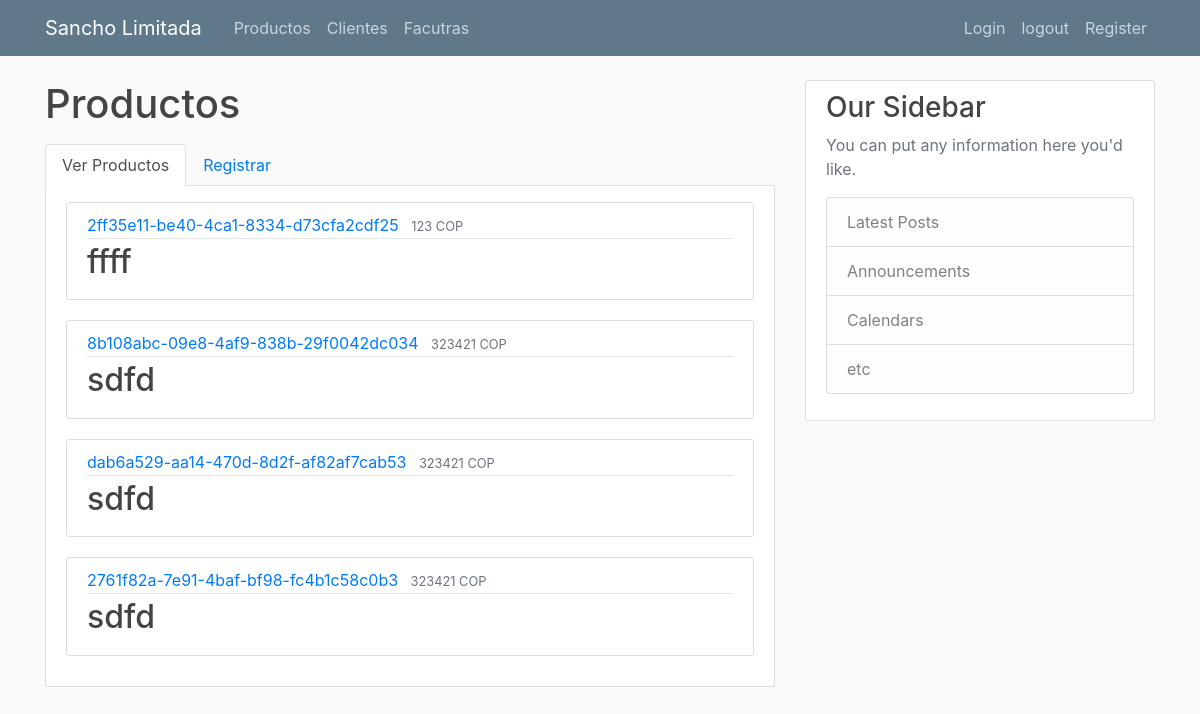
The page /productos (signed in) on the database as committed earlier.
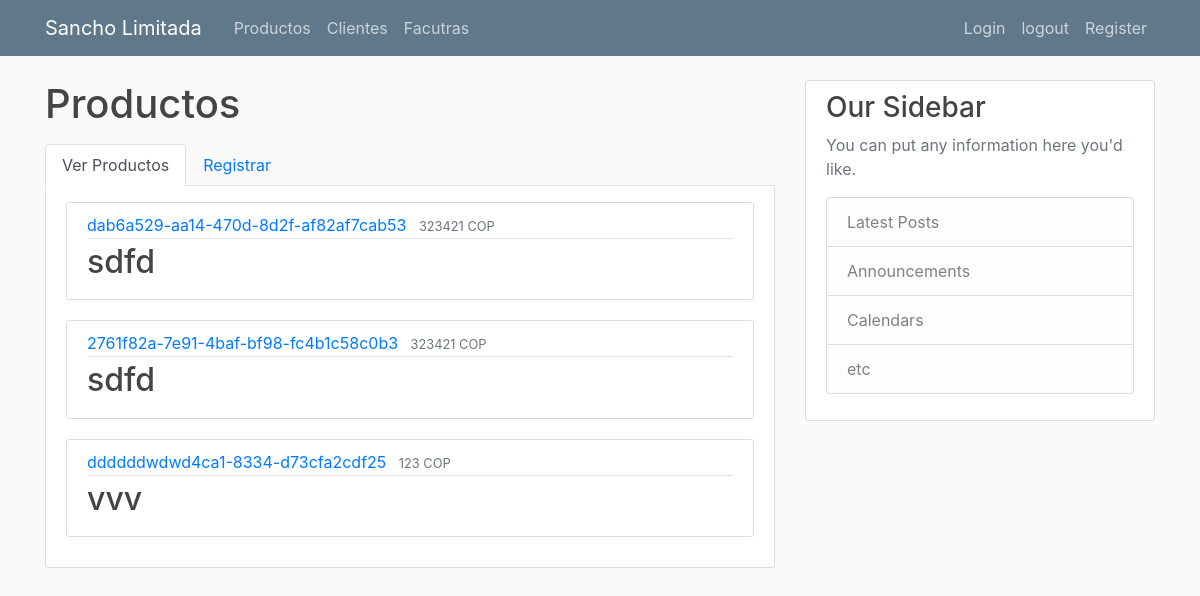
The same page on the database as committed later.
### SanchoApp/databaseModel.py (models this page shows, shortened)
class Producto(db.Model):
    __tablename__="productos"
    relacion_facturas = relationship("Factura",
                            secondary=relacion_productos_facturas,
                            back_populates="relacion_productos")
    id = db.Column(db.Integer, primary_key=True)
    nombre = db.Column(db.String(100), nullable=False)
    codigo = db.Column(db.String(100), nullable=False, unique=True)
    precio = db.Column(db.String(10), nullable=False)
    cantidad = db.Column(db.Integer, nullable=False, default=1)
    categoria = db.Column(db.String(100), nullable=True)
    bodega = db.Column(db.String(100), nullable=True)
    estado_activo = db.Column(db.Boolean(), nullable=False, default=True)

### SanchoApp/flaskRoutes.py (the view)
    @app.route("/")
    @app.route("/productos")
    @login_required
    def productos():
        product_record = Producto.query.order_by(
            Producto.categoria).limit(10).all()
        return render_template('productos.html', title='Productos', lista_de_productos=product_record)

### SanchoApp/flaskRoutes.py (called while the page is built)
@login_manager.user_loader
def load_user(user_id):
    return User.query.get(int(user_id))

### SanchoApp/templates/productos.html (shortened to what this page needs)
{% extends "layout.html" %}
{% block content %}
<h1 class="mb-3">Productos</h1>
<ul class="nav nav-tabs">
  <li class="nav-item">
    <a class="nav-link active" href="{{url_for('productos')}}">Ver Productos</a>
  </li>
  <li class="nav-item">
    <a class="nav-link" href="{{url_for('registrar_productos')}}">Registrar</a>
  </li>
</ul>
<div class="content-section border-top-0 pt-3">
  {% for producto in lista_de_productos %}
    {% if producto.estado_activo %}
      <article class="media content-section ">
        <div class="media-body">
          <div class="article-metadata">
            <a class="mr-2" href="productos/{{producto.id}}">{{ producto.codigo }}</a>
            <small class="text-muted">{{ producto.precio + " COP"}}</small>
          </div>
          <h2 class="article-title" href="#">{{ producto.nombre }}</h2>
        </div>
      </article>
    {% endif %}
  {% endfor %}
</div>
{% endblock content %}

### SanchoApp/templates/layout.html (shortened to what this page needs)
<!DOCTYPE html>
<html>
<head>
  <link rel="stylesheet" href="https://maxcdn.bootstrapcdn.com/bootstrap/4.0.0/css/bootstrap.min.css"
>
  <link rel="stylesheet" type="text/css" href="{{ url_for('static', filename='main.css') }}">
</head>
<body>
  <header class="site-header">
    <nav class="navbar navbar-expand-md navbar-dark bg-steel fixed-top">
      <div class="container">
        <a class="navbar-brand mr-4" href="/">Sancho Limitada</a>
        <div class="collapse navbar-collapse" id="navbarToggle">
          <div class="navbar-nav mr-auto">
            <a class="nav-item nav-link" href="{{ url_for('productos') }}">Productos</a>
            <a class="nav-item nav-link" href="{{ url_for('clientes') }}">Clientes</a>
            <a class="nav-item nav-link" href="{{ url_for('facturas') }}">Facutras</a>
          </div>
          <div class="navbar-nav">
            <a class="nav-item nav-link" href="{{ url_for('login') }}">Login</a>
            <a class="nav-item nav-link" href="{{ url_for('logout') }}">logout</a>
            <a class="nav-item nav-link" href="{{ url_for('register') }}">Register</a>
          </div>
        </div>
      </div>
    </nav>
  </header>
  <main role="main" class="container">
    <div class="row">
      <div class="col-md-8">
        {% block content %}
        {% endblock %}
      </div>
      <div class="col-md-4">
        <div class="content-section">
          <h3>Our Sidebar</h3>
          <p class='text-muted'>You can put any information here you'd like.
          <ul class="list-group">
            <li class="list-group-item list-group-item-light">Latest Posts</li>
            <li class="list-group-item list-group-item-light">Announcements</li>
            <li class="list-group-item list-group-item-light">Calendars</li>
            <li class="list-group-item list-group-item-light">etc</li>
          </ul>
          </p>
        </div>
      </div>
    </div>
  </main>
</body>
</html>

### SanchoApp/static/main.css (style rules this page uses)
body { background: #fafafa; color: #333333; margin-top: 5rem; }
h1, h2, h3, h4, h5, h6 { color: #444444; }
.bg-steel { background-color: #5f788a; }
.site-header .navbar-nav .nav-link { color: #cbd5db; }
.content-section { background: #ffffff; padding: 10px 20px; border: 1px solid #dddddd; border-radius: 3px; margin-bottom: 20px; }
.article-title { color: #444444; }
.article-metadata { padding-bottom: 1px; margin-bottom: 4px; border-bottom: 1px solid #e3e3e3 }

Rows that differ between the two databases and show on the page:
no longer on this page (row edited): Producto: codigo "8b108abc-09e8-4af9-838b-29f0042dc034", precio "323421 COP", nombre "sdfd"
changed Producto "123 COP": codigo "2ff35e11-be40-4ca1-8334-d73cfa2cdf25" → "ddddddwdwd4ca1-8334-d73cfa2cdf25"; nombre "ffff" → "vvv"; moves down the list
